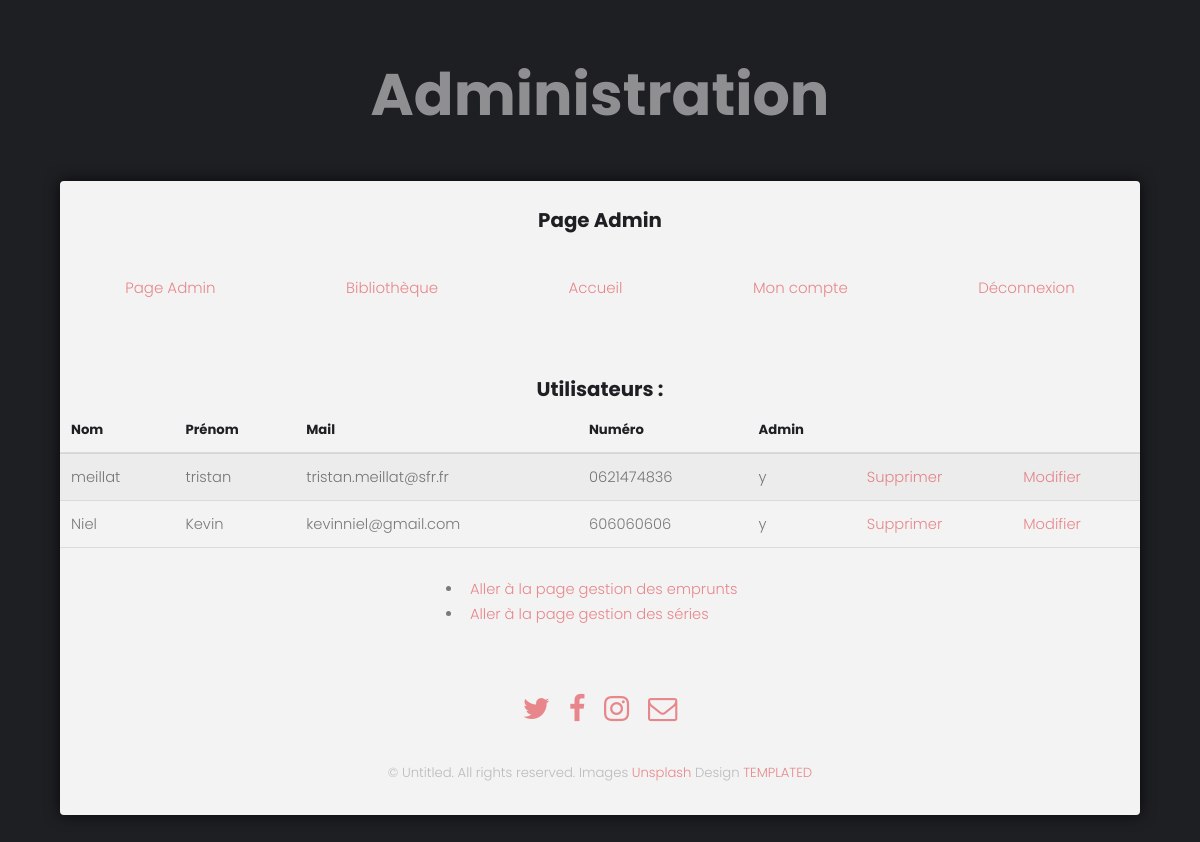
The app's page /pageAdmin.php (signed in) with its own data.
### tables this page shows
CREATE TABLE IF NOT EXISTS `users` (
  `id` int(11) NOT NULL AUTO_INCREMENT,
  `password` varchar(255) NOT NULL,
  `admin` varchar(255) NOT NULL,
  `name` varchar(255) NOT NULL,
  `firstname` varchar(255) NOT NULL,
  `email` varchar(255) NOT NULL,
  `number` varchar(25) NOT NULL,
  PRIMARY KEY (`id`)
);

### adminView.php (the view, shortened to what this page needs)
<!DOCTYPE html>
<html lang="en">
    <head>
        <link rel="stylesheet" href="assets/css/admin.css">
    </head>
    <body>
        <?php
            include 'configbdd.php';
            $idUsers =  $_SESSION['id'];
            $admin = $bdd->query("SELECT admin FROM users WHERE id = $idUsers" );
            if ($admin->fetch()[0] != 'y'){
                echo "veuillez vous connectez en tant qu'admin pour accéder à cette page";
            }
            else {
                $requete = $bdd->query('SELECT * FROM users');
                echo "
                <h3>Utilisateurs :</h3>
                <table>
                    <thead>
                        <tr>
                            <th>Nom</th>
                            <th>Prénom</th>
                            <th>Mail</th>
                            <th>Numéro</th>
                            <th>Admin</th>
                        </tr>
                    </thead>
                    <tbody class='tableau'>";
                    while ( $users = $requete->fetch()){
                        echo "<tr>";
                        echo "<td>". $users['name']."</td>" ;
                        echo "<td>". $users['firstname']."</td>" ;
                        echo "<td>". $users['email']."</td>" ;
                        echo "<td>". $users['number']."</td>" ;
                        echo "<td>". $users['admin']."</td>" ;
                        echo "<td><a href='pageAdmin?idDel=".$users['id']."'>Supprimer</a></td>" ;
                        echo "<td><a href='profil.php?idMaj=".$users['id']."'>Modifier</a></td>" ;
                        echo "</tr>";
                        }
                    echo"
                    </tbody>
                </table>";
            }
        ?>
        <div class="series">
            <ul>
                <li><a href="pageAdminGestionEmprunts.php">Aller à la page gestion des emprunts</a></li>
                <li><a href="pageAdminGestionSeries.php">Aller à la page gestion des séries</a></li>
            </ul>
        </div>
    </body>
</html>

### assets/css/main.css (style rules this page uses)
html, body, div, span, applet, object, iframe, h1, h2, h3, h4, h5, h6, p, blockquote, pre, a, abbr, acronym, address, big, cite, code, del, dfn, em, img, ins, kbd, q, s, samp, small, strike, strong, sub, sup, tt, var, b, u, i, center, dl, dt, dd, ol, ul, li, fieldset, form, label, legend, table, caption, tbody, tfoot, thead, tr, th, td, article, aside, canvas, details, embed, figure, figcaption, footer, header, hgroup, menu, nav, output, ruby, section, summary, time, mark, audio, video { margin: 0; padding: 0; border: 0; font-size: 100%; font: inherit; vertical-align: baseline; }
body { line-height: 1; }
ol, ul { list-style: none; }
table { border-collapse: collapse; border-spacing: 0; }
body { -webkit-text-size-adjust: none; }
*, *:before, *:after { -moz-box-sizing: border-box; -webkit-box-sizing: border-box; box-sizing: border-box; }
body { -ms-overflow-style: scrollbar; }
body { background: #fff; }
html { font-size: 13pt; }
@media screen and (max-width: 1680px) { html { font-size: 11pt; } }
@media screen and (max-width: 1280px) { html { font-size: 11pt; } }
body { background-color: #fff; color: rgba(0, 0, 0, 0.5); }
body, input, select, textarea { font-family: "Poppins", sans-serif; font-weight: 300; font-size: 1rem; line-height: 1.65; }
a { text-decoration: underline; }
h1, h2, h3, h4, h5, h6 { font-weight: 700; line-height: 1.5; margin: 0 0 1rem 0; }
h3 { padding-top: 25px; font-size: 1.35rem; text-align: center; }
a { color:#dd1d25; opacity: 0.50; }
h1, h2, h3, h4, h5, h6 { color: #1e1f23; }
ul { list-style: disc; margin: 0 0 2rem 0; }
ul li { padding-left: 0.5rem; }
table { margin: 0 0 2rem 0; width: 100%; }
table tbody tr { border: solid 1px; border-left: 0; border-right: 0; }
table td { padding: 0.75rem 0.75rem; }
table th { font-size: 0.9rem; font-weight: 700; padding: 0 0.75rem 0.75rem 0.75rem; text-align: left; }
table thead { border-bottom: solid 2px; }
table tbody tr { border-color: rgba(144, 144, 144, 0.25); }
table tbody tr:nth-child(2n + 1) { background-color: rgba(144, 144, 144, 0.075); }
table th { color: #1e1f23; }
table thead { border-bottom-color: rgba(144, 144, 144, 0.25); }
body { background-color: #1e1f23; padding-top: 8rem; }
body:after { -moz-pointer-events: none; -webkit-pointer-events: none; -ms-pointer-events: none; pointer-events: none; -moz-transition: opacity 1.5s ease-in-out, visibility 1.5s; -webkit-transition: opacity 1.5s ease-in-out, visibility 1.5s; -ms-transition: opacity 1.5s ease-in-out, visibility 1.5s; transition: opacity 1.5s ease-in-out, visibility 1.5s; content: ''; background-image: url(https://www.ecopetit.cat/wpic/mpic/19-192679_flat-landscape-minimalism-trees-sunset-river-artwork-hd.jpg); background-attachment: fixed; background-position: center; background-repeat: no-repeat; background-size: cover; position: fixed; display: block; top: 0; left: 0; height: 100%; width: 100%; z-index: -1; visibility: visible; opacity: 1; }
@media screen and (max-width: 1280px) { body { padding-top: 6rem; background-attachment: scroll; background-size: auto; background-position: top; } }
a:link { text-decoration:none; }

### assets/css/admin.css (style rules this page uses)
.series { display: flex; justify-content: center; }

### records on screen
users: name "meillat", firstname "tristan", email "tristan.meillat@sfr.fr", number "0621474836", admin "y"
users: name "Niel", firstname "Kevin", email "kevinniel@gmail.com", number "606060606", admin "y"
